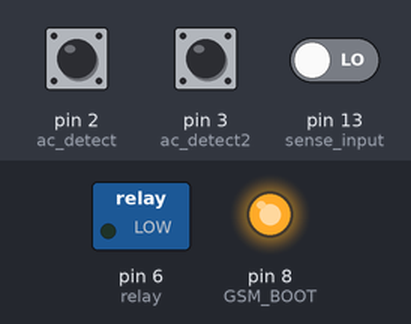
The sketch below on a simulated Arduino Uno, built with avr-gcc and run on an emulated ATmega328P. On the bench: switched loads named in the sketch (green lamp = pin HIGH), output pins drawn as LEDs (lit = HIGH). Inputs (shaded band) come from the test bench; at power-on: pin 2 (ac_detect) HIGH, pin 13 (sense_input) LOW, pin 3 (ac_detect2) HIGH. What the sketch prints to the serial monitor is not drawn.

Above: at 1.2 s.
1.3 s: pin 2 (ac_detect) pulled LOW for 0.15 s
At 1.47 s:
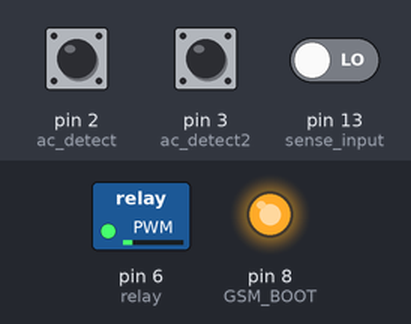
3.0 s: pin 13 (sense_input) driven HIGH
At 3.8 s:
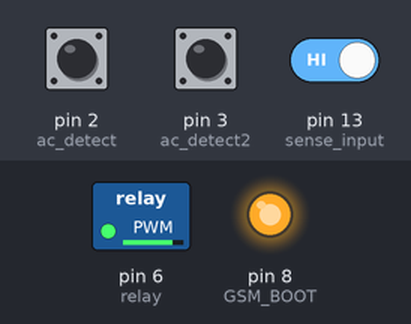
4.5 s: pin 13 (sense_input) driven LOW
At 5.6 s:
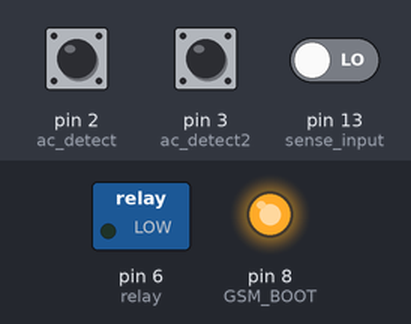
7.5 s: pin 3 (ac_detect2) pulled LOW for 0.15 s
At 8.3 s:
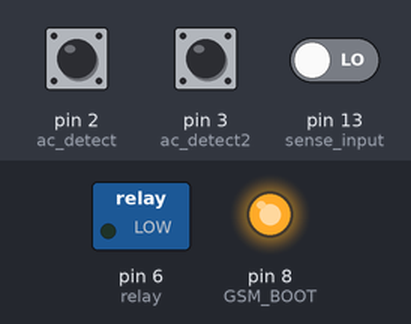
9.2 s: pin 3 (ac_detect2) pulled LOW for 3.2 s
At 10.4 s:
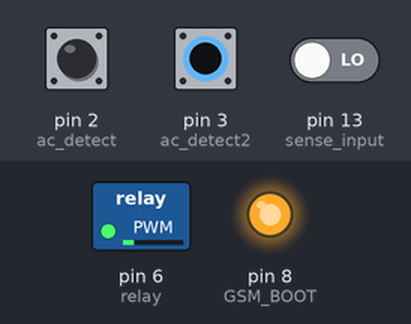
Timing chart, 0 to 13.9 s (numbered marks = the images above; inputs shaded):
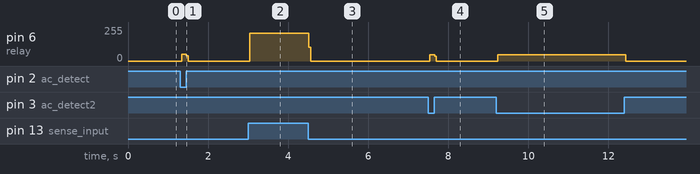

Measured:
- after the input at 1.3 s, pin 6 (relay): 0/255 → 52/255 at once, → 0/255 0.12 s later
- after the input at 3.0 s, pin 6 (relay): 0/255 → 209/255 at once
- after the input at 4.5 s, pin 6 (relay): 209/255 → 0/255 at once
- after the input at 7.5 s, pin 6 (relay): 0/255 → 46/255 at once, → 0/255 0.12 s later
- after the input at 9.2 s, pin 6 (relay): 0/255 → 46/255 at once, → 0/255 3.2 s later

The sketch:

ac_detect.ino
```cpp
#include <SoftwareSerial.h>

SoftwareSerial mySerial(4, 5); // RX, TX

#define ac_detect 2
#define ac_detect2 3
#define relay 6
#define GSM_BOOT 8
#define sense_input 13


void setup() {
  pinMode(relay, OUTPUT);

  pinMode(GSM_BOOT, OUTPUT);

  pinMode(ac_detect, INPUT);
  pinMode(ac_detect2, INPUT);
  digitalWrite(ac_detect, HIGH);
  digitalWrite(ac_detect2, HIGH);

  pinMode(sense_input, INPUT);

  digitalWrite(GSM_BOOT, HIGH);

  Serial.begin(9600);
  mySerial.begin(9600);

  Serial.println ("ready.");

}

void loop() {

  // serial
  if (mySerial.available()) {
    Serial.write(mySerial.read());
  }
  if (Serial.available()) {
    mySerial.write(Serial.read());
  }

  // ac detect input
  if (digitalRead(ac_detect) == LOW || digitalRead(ac_detect2) == LOW ) {
  //if (digitalRead(ac_detect) == LOW ) {
    digitalWrite (relay, HIGH);
  }
  else {
    digitalWrite (relay, LOW);
  }


  //socket input
  if (digitalRead(sense_input) == HIGH) {
    digitalWrite (relay, HIGH);
  }
  else {
    digitalWrite (relay, LOW);
  }

}
```
